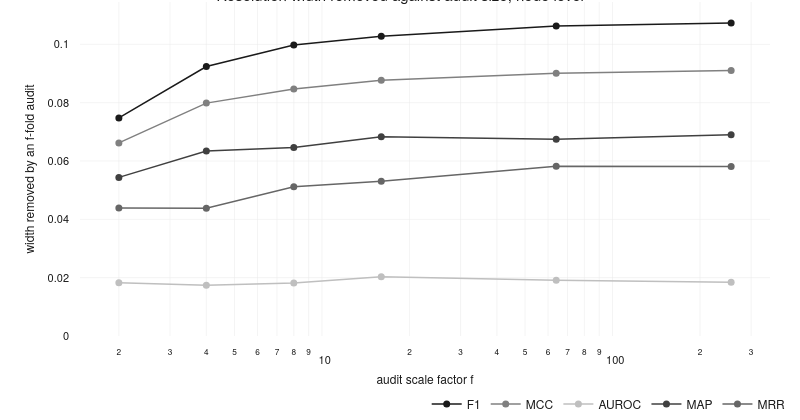

The code cell stored with this chart in its notebook:
### Code cell
# Replacement for the plot section of the sweep cell. Descriptive only: the
# measured points, connected per metric. No model curve; the two-source model
# stays in the text and in the printed split. Reading: each point is the width
# an f-fold audit would remove, so a flat tail means the audit lever is
# exhausted and the remaining width is flip noise.
palette = pio.templates["thesis"].layout.colorway

fig = go.Figure()
for k, name in enumerate(metrics):
    k1 = sweep[1][name][2]
    removed = [
        np.sqrt(max(k1**2 - sweep[f][name][2] ** 2, 0.0)) for f in FACTORS[1:]
    ]
    fig.add_trace(
        go.Scatter(
            x=FACTORS[1:], y=removed, mode="lines+markers", name=name.upper(),
            line=dict(color=palette[k % len(palette)], width=1.5),
            marker=dict(size=7),
        )
    )
fig.update_xaxes(type="log", title_text="audit scale factor f")
fig.update_yaxes(title_text="width removed by an f-fold audit", rangemode="tozero")
fig.update_layout(
    template="thesis", width=800, height=420,
    title="Resolution width removed against audit size, node level",
)
fig.show(config={"toImageButtonOptions": {"format": "svg"}})

### Figure 1 — Plotly figure (JSON) as saved in the notebook; plotly's stock layout.template omitted (floating-point values rounded to 4 significant figures)
{"data": [{"line": {"color": "#1A1A1A", "width": 1.5}, "marker": {"size": 7}, "mode": "lines+markers", "name": "F1", "type": "scatter", "x": [2, 4, 8, 16, 64, 256], "y": [0.07479, 0.09239, 0.09979, 0.1028, 0.1063, 0.1073]}, {"line": {"color": "#808080", "width": 1.5}, "marker": {"size": 7}, "mode": "lines+markers", "name": "MCC", "type": "scatter", "x": [2, 4, 8, 16, 64, 256], "y": [0.06621, 0.07985, 0.08473, 0.08766, 0.09007, 0.09106]}, {"line": {"color": "#BFBFBF", "width": 1.5}, "marker": {"size": 7}, "mode": "lines+markers", "name": "AUROC", "type": "scatter", "x": [2, 4, 8, 16, 64, 256], "y": [0.01829, 0.01736, 0.0182, 0.02034, 0.01916, 0.01839]}, {"line": {"color": "#404040", "width": 1.5}, "marker": {"size": 7}, "mode": "lines+markers", "name": "MAP", "type": "scatter", "x": [2, 4, 8, 16, 64, 256], "y": [0.05439, 0.06343, 0.06466, 0.06831, 0.06747, 0.06903]}, {"line": {"color": "#666666", "width": 1.5}, "marker": {"size": 7}, "mode": "lines+markers", "name": "MRR", "type": "scatter", "x": [2, 4, 8, 16, 64, 256], "y": [0.04386, 0.04381, 0.05114, 0.05308, 0.05818, 0.05815]}], "layout": {"height": 420, "title": {"text": "Resolution width removed against audit size, node level"}, "width": 800, "xaxis": {"title": {"text": "audit scale factor f"}, "type": "log"}, "yaxis": {"rangemode": "tozero", "title": {"text": "width removed by an f-fold audit"}}}}
